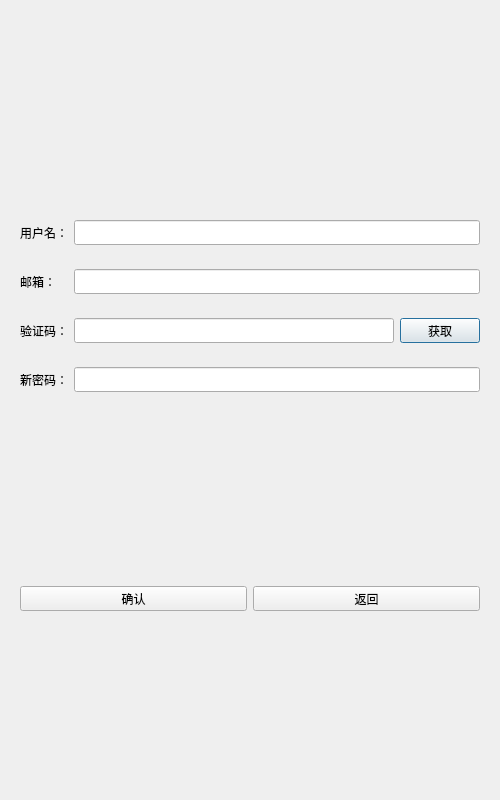
<?xml version="1.0" encoding="UTF-8"?>
<ui version="4.0">
 <class>ResetDialog</class>
 <widget class="QDialog" name="ResetDialog">
  <property name="geometry">
   <rect>
    <x>0</x>
    <y>0</y>
    <width>500</width>
    <height>800</height>
   </rect>
  </property>
  <property name="minimumSize">
   <size>
    <width>500</width>
    <height>800</height>
   </size>
  </property>
  <property name="maximumSize">
   <size>
    <width>500</width>
    <height>800</height>
   </size>
  </property>
  <property name="windowTitle">
   <string>Dialog</string>
  </property>
  <layout class="QVBoxLayout" name="verticalLayout">
   <item>
    <spacer name="verticalSpacer">
     <property name="orientation">
      <enum>Qt::Vertical</enum>
     </property>
     <property name="sizeHint" stdset="0">
      <size>
       <width>20</width>
       <height>40</height>
      </size>
     </property>
    </spacer>
   </item>
   <item>
    <widget class="QLabel" name="err_tip">
     <property name="minimumSize">
      <size>
       <width>0</width>
       <height>25</height>
      </size>
     </property>
     <property name="maximumSize">
      <size>
       <width>16777215</width>
       <height>25</height>
      </size>
     </property>
     <property name="text">
      <string/>
     </property>
     <property name="alignment">
      <set>Qt::AlignCenter</set>
     </property>
    </widget>
   </item>
   <item>
    <widget class="QWidget" name="widget" native="true">
     <layout class="QHBoxLayout" name="horizontalLayout">
      <item>
       <widget class="QLabel" name="user_lb">
        <property name="minimumSize">
         <size>
          <width>0</width>
          <height>25</height>
         </size>
        </property>
        <property name="maximumSize">
         <size>
          <width>16777215</width>
          <height>25</height>
         </size>
        </property>
        <property name="text">
         <string>用户名：</string>
        </property>
       </widget>
      </item>
      <item>
       <widget class="QLineEdit" name="user_edit">
        <property name="minimumSize">
         <size>
          <width>0</width>
          <height>25</height>
         </size>
        </property>
        <property name="maximumSize">
         <size>
          <width>16777215</width>
          <height>25</height>
         </size>
        </property>
       </widget>
      </item>
     </layout>
    </widget>
   </item>
   <item>
    <widget class="QWidget" name="widget_2" native="true">
     <layout class="QHBoxLayout" name="horizontalLayout_2">
      <item>
       <widget class="QLabel" name="email_lb">
        <property name="minimumSize">
         <size>
          <width>48</width>
          <height>25</height>
         </size>
        </property>
        <property name="maximumSize">
         <size>
          <width>48</width>
          <height>25</height>
         </size>
        </property>
        <property name="text">
         <string>邮箱：</string>
        </property>
       </widget>
      </item>
      <item>
       <widget class="QLineEdit" name="email_edit">
        <property name="minimumSize">
         <size>
          <width>0</width>
          <height>25</height>
         </size>
        </property>
        <property name="maximumSize">
         <size>
          <width>16777215</width>
          <height>25</height>
         </size>
        </property>
       </widget>
      </item>
     </layout>
    </widget>
   </item>
   <item>
    <widget class="QWidget" name="widget_3" native="true">
     <layout class="QHBoxLayout" name="horizontalLayout_3">
      <item>
       <widget class="QLabel" name="varify_lb">
        <property name="minimumSize">
         <size>
          <width>0</width>
          <height>25</height>
         </size>
        </property>
        <property name="maximumSize">
         <size>
          <width>16777215</width>
          <height>25</height>
         </size>
        </property>
        <property name="text">
         <string>验证码：</string>
        </property>
       </widget>
      </item>
      <item>
       <widget class="QLineEdit" name="varify_edit">
        <property name="minimumSize">
         <size>
          <width>0</width>
          <height>25</height>
         </size>
        </property>
        <property name="maximumSize">
         <size>
          <width>16777215</width>
          <height>25</height>
         </size>
        </property>
       </widget>
      </item>
      <item>
       <widget class="TimerBtn" name="varify_btn">
        <property name="minimumSize">
         <size>
          <width>0</width>
          <height>25</height>
         </size>
        </property>
        <property name="maximumSize">
         <size>
          <width>16777215</width>
          <height>25</height>
         </size>
        </property>
        <property name="text">
         <string>获取</string>
        </property>
       </widget>
      </item>
     </layout>
    </widget>
   </item>
   <item>
    <widget class="QWidget" name="widget_4" native="true">
     <layout class="QHBoxLayout" name="horizontalLayout_4">
      <item>
       <widget class="QLabel" name="pwd_lb">
        <property name="minimumSize">
         <size>
          <width>0</width>
          <height>25</height>
         </size>
        </property>
        <property name="maximumSize">
         <size>
          <width>16777215</width>
          <height>25</height>
         </size>
        </property>
        <property name="text">
         <string>新密码：</string>
        </property>
       </widget>
      </item>
      <item>
       <widget class="QLineEdit" name="pwd_edit">
        <property name="minimumSize">
         <size>
          <width>0</width>
          <height>25</height>
         </size>
        </property>
        <property name="maximumSize">
         <size>
          <width>16777215</width>
          <height>25</height>
         </size>
        </property>
       </widget>
      </item>
     </layout>
    </widget>
   </item>
   <item>
    <spacer name="verticalSpacer_2">
     <property name="orientation">
      <enum>Qt::Vertical</enum>
     </property>
     <property name="sizeHint" stdset="0">
      <size>
       <width>20</width>
       <height>40</height>
      </size>
     </property>
    </spacer>
   </item>
   <item>
    <widget class="QWidget" name="widget_5" native="true">
     <layout class="QHBoxLayout" name="horizontalLayout_5">
      <item>
       <widget class="QPushButton" name="sure_btn">
        <property name="minimumSize">
         <size>
          <width>0</width>
          <height>25</height>
         </size>
        </property>
        <property name="maximumSize">
         <size>
          <width>16777215</width>
          <height>25</height>
         </size>
        </property>
        <property name="text">
         <string>确认</string>
        </property>
       </widget>
      </item>
      <item>
       <widget class="QPushButton" name="return_btn">
        <property name="minimumSize">
         <size>
          <width>0</width>
          <height>25</height>
         </size>
        </property>
        <property name="maximumSize">
         <size>
          <width>16777215</width>
          <height>25</height>
         </size>
        </property>
        <property name="text">
         <string>返回</string>
        </property>
       </widget>
      </item>
     </layout>
    </widget>
   </item>
   <item>
    <spacer name="verticalSpacer_3">
     <property name="orientation">
      <enum>Qt::Vertical</enum>
     </property>
     <property name="sizeHint" stdset="0">
      <size>
       <width>20</width>
       <height>40</height>
      </size>
     </property>
    </spacer>
   </item>
  </layout>
 </widget>
 <customwidgets>
  <customwidget>
   <class>TimerBtn</class>
   <extends>QPushButton</extends>
   <header>timerbtn.h</header>
  </customwidget>
 </customwidgets>
 <resources/>
 <connections/>
</ui>
